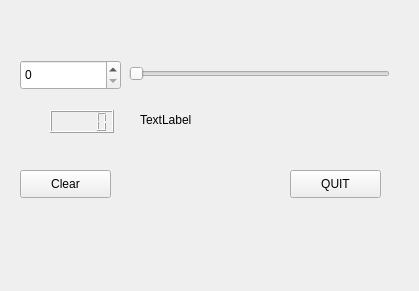
<?xml version="1.0" encoding="UTF-8"?>
<ui version="4.0">
 <class>Widget</class>
 <widget class="QWidget" name="Widget">
  <property name="geometry">
   <rect>
    <x>0</x>
    <y>0</y>
    <width>419</width>
    <height>291</height>
   </rect>
  </property>
  <property name="windowTitle">
   <string>Widget</string>
  </property>
  <widget class="QPushButton" name="clear_button">
   <property name="geometry">
    <rect>
     <x>20</x>
     <y>170</y>
     <width>91</width>
     <height>28</height>
    </rect>
   </property>
   <property name="text">
    <string>Clear</string>
   </property>
  </widget>
  <widget class="QPushButton" name="quit_Push_Button">
   <property name="geometry">
    <rect>
     <x>290</x>
     <y>170</y>
     <width>91</width>
     <height>28</height>
    </rect>
   </property>
   <property name="text">
    <string>QUIT</string>
   </property>
  </widget>
  <widget class="QSlider" name="horizontalSlider">
   <property name="geometry">
    <rect>
     <x>129</x>
     <y>60</y>
     <width>261</width>
     <height>28</height>
    </rect>
   </property>
   <property name="orientation">
    <enum>Qt::Horizontal</enum>
   </property>
  </widget>
  <widget class="QSpinBox" name="kmh_spinbox">
   <property name="geometry">
    <rect>
     <x>20</x>
     <y>60</y>
     <width>101</width>
     <height>30</height>
    </rect>
   </property>
  </widget>
  <widget class="QLabel" name="label">
   <property name="geometry">
    <rect>
     <x>140</x>
     <y>110</y>
     <width>62</width>
     <height>20</height>
    </rect>
   </property>
   <property name="text">
    <string>TextLabel</string>
   </property>
  </widget>
  <widget class="QLCDNumber" name="miles_lcd">
   <property name="geometry">
    <rect>
     <x>50</x>
     <y>110</y>
     <width>64</width>
     <height>23</height>
    </rect>
   </property>
  </widget>
 </widget>
 <layoutdefault spacing="6" margin="11"/>
 <resources/>
 <connections>
  <connection>
   <sender>quit_Push_Button</sender>
   <signal>clicked()</signal>
   <receiver>Widget</receiver>
   <slot>close()</slot>
   <hints>
    <hint type="sourcelabel">
     <x>304</x>
     <y>179</y>
    </hint>
    <hint type="destinationlabel">
     <x>203</x>
     <y>199</y>
    </hint>
   </hints>
  </connection>
 </connections>
</ui>
